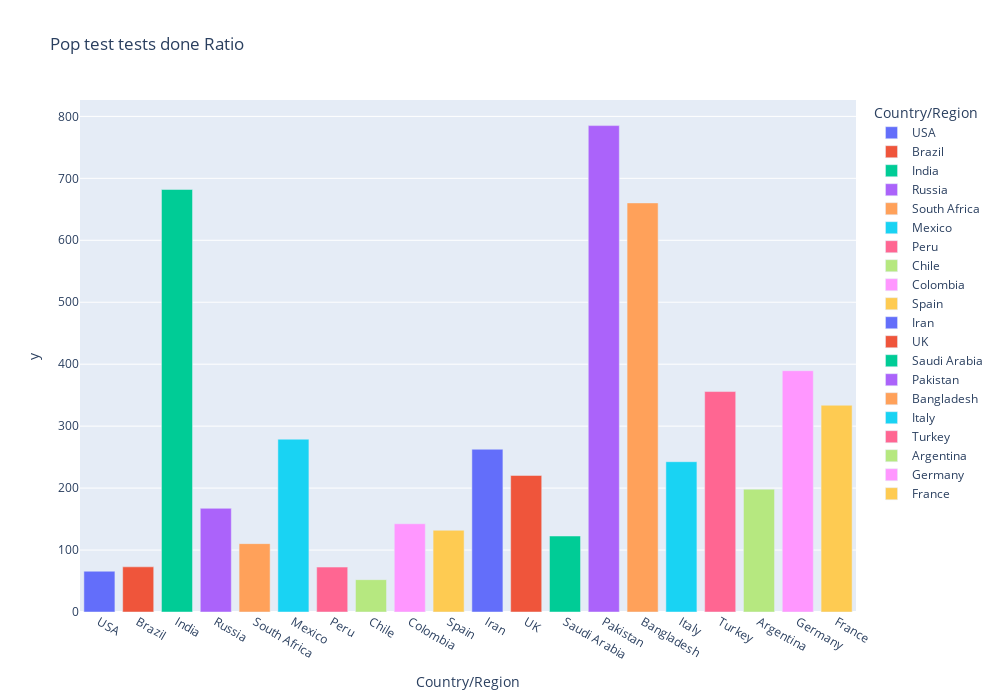

Notebook code cell kept with this figure:
### Code cell
fig2 = px.bar(world_data.iloc[0:20], x='Country/Region', y=pop_test[0:20], color='Country/Region', title='Pop test tests done Ratio',width=1000,height=700)
fig2.show()

### Figure 1 — Plotly figure (JSON) as saved in the notebook; plotly's stock layout.template omitted (floating-point values rounded to 4 significant figures)
{"data": [{"alignmentgroup": "True", "hovertemplate": "Country/Region=%{x}<br>y=%{y}<extra></extra>", "legendgroup": "USA", "marker": {"color": "#636efa", "pattern": {"shape": ""}}, "name": "USA", "offsetgroup": "USA", "orientation": "v", "showlegend": true, "textposition": "auto", "type": "bar", "x": ["USA"], "xaxis": "x", "y": [65.82], "yaxis": "y"}, {"alignmentgroup": "True", "hovertemplate": "Country/Region=%{x}<br>y=%{y}<extra></extra>", "legendgroup": "Brazil", "marker": {"color": "#EF553B", "pattern": {"shape": ""}}, "name": "Brazil", "offsetgroup": "Brazil", "orientation": "v", "showlegend": true, "textposition": "auto", "type": "bar", "x": ["Brazil"], "xaxis": "x", "y": [72.91], "yaxis": "y"}, {"alignmentgroup": "True", "hovertemplate": "Country/Region=%{x}<br>y=%{y}<extra></extra>", "legendgroup": "India", "marker": {"color": "#00cc96", "pattern": {"shape": ""}}, "name": "India", "offsetgroup": "India", "orientation": "v", "showlegend": true, "textposition": "auto", "type": "bar", "x": ["India"], "xaxis": "x", "y": [682.0], "yaxis": "y"}, {"alignmentgroup": "True", "hovertemplate": "Country/Region=%{x}<br>y=%{y}<extra></extra>", "legendgroup": "Russia", "marker": {"color": "#ab63fa", "pattern": {"shape": ""}}, "name": "Russia", "offsetgroup": "Russia", "orientation": "v", "showlegend": true, "textposition": "auto", "type": "bar", "x": ["Russia"], "xaxis": "x", "y": [167.4], "yaxis": "y"}, {"alignmentgroup": "True", "hovertemplate": "Country/Region=%{x}<br>y=%{y}<extra></extra>", "legendgroup": "South Africa", "marker": {"color": "#FFA15A", "pattern": {"shape": ""}}, "name": "South Africa", "offsetgroup": "South Africa", "orientation": "v", "showlegend": true, "textposition": "auto", "type": "bar", "x": ["South Africa"], "xaxis": "x", "y": [110.3], "yaxis": "y"}, {"alignmentgroup": "True", "hovertemplate": "Country/Region=%{x}<br>y=%{y}<extra></extra>", "legendgroup": "Mexico", "marker": {"color": "#19d3f3", "pattern": {"shape": ""}}, "name": "Mexico", "offsetgroup": "Mexico", "orientation": "v", "showlegend": true, "textposition": "auto", "type": "bar", "x": ["Mexico"], "xaxis": "x", "y": [278.9], "yaxis": "y"}, {"alignmentgroup": "True", "hovertemplate": "Country/Region=%{x}<br>y=%{y}<extra></extra>", "legendgroup": "Peru", "marker": {"color": "#FF6692", "pattern": {"shape": ""}}, "name": "Peru", "offsetgroup": "Peru", "orientation": "v", "showlegend": true, "textposition": "auto", "type": "bar", "x": ["Peru"], "xaxis": "x", "y": [72.5], "yaxis": "y"}, {"alignmentgroup": "True", "hovertemplate": "Country/Region=%{x}<br>y=%{y}<extra></extra>", "legendgroup": "Chile", "marker": {"color": "#B6E880", "pattern": {"shape": ""}}, "name": "Chile", "offsetgroup": "Chile", "orientation": "v", "showlegend": true, "textposition": "auto", "type": "bar", "x": ["Chile"], "xaxis": "x", "y": [52.18], "yaxis": "y"}, {"alignmentgroup": "True", "hovertemplate": "Country/Region=%{x}<br>y=%{y}<extra></extra>", "legendgroup": "Colombia", "marker": {"color": "#FF97FF", "pattern": {"shape": ""}}, "name": "Colombia", "offsetgroup": "Colombia", "orientation": "v", "showlegend": true, "textposition": "auto", "type": "bar", "x": ["Colombia"], "xaxis": "x", "y": [142.4], "yaxis": "y"}, {"alignmentgroup": "True", "hovertemplate": "Country/Region=%{x}<br>y=%{y}<extra></extra>", "legendgroup": "Spain", "marker": {"color": "#FECB52", "pattern": {"shape": ""}}, "name": "Spain", "offsetgroup": "Spain", "orientation": "v", "showlegend": true, "textposition": "auto", "type": "bar", "x": ["Spain"], "xaxis": "x", "y": [131.9], "yaxis": "y"}, {"alignmentgroup": "True", "hovertemplate": "Country/Region=%{x}<br>y=%{y}<extra></extra>", "legendgroup": "Iran", "marker": {"color": "#636efa", "pattern": {"shape": ""}}, "name": "Iran", "offsetgroup": "Iran", "orientation": "v", "showlegend": true, "textposition": "auto", "type": "bar", "x": ["Iran"], "xaxis": "x", "y": [262.7], "yaxis": "y"}, {"alignmentgroup": "True", "hovertemplate": "Country/Region=%{x}<br>y=%{y}<extra></extra>", "legendgroup": "UK", "marker": {"color": "#EF553B", "pattern": {"shape": ""}}, "name": "UK", "offsetgroup": "UK", "orientation": "v", "showlegend": true, "textposition": "auto", "type": "bar", "x": ["UK"], "xaxis": "x", "y": [220.4], "yaxis": "y"}, {"alignmentgroup": "True", "hovertemplate": "Country/Region=%{x}<br>y=%{y}<extra></extra>", "legendgroup": "Saudi Arabia", "marker": {"color": "#00cc96", "pattern": {"shape": ""}}, "name": "Saudi Arabia", "offsetgroup": "Saudi Arabia", "orientation": "v", "showlegend": true, "textposition": "auto", "type": "bar", "x": ["Saudi Arabia"], "xaxis": "x", "y": [122.7], "yaxis": "y"}, {"alignmentgroup": "True", "hovertemplate": "Country/Region=%{x}<br>y=%{y}<extra></extra>", "legendgroup": "Pakistan", "marker": {"color": "#ab63fa", "pattern": {"shape": ""}}, "name": "Pakistan", "offsetgroup": "Pakistan", "orientation": "v", "showlegend": true, "textposition": "auto", "type": "bar", "x": ["Pakistan"], "xaxis": "x", "y": [785.1], "yaxis": "y"}, {"alignmentgroup": "True", "hovertemplate": "Country/Region=%{x}<br>y=%{y}<extra></extra>", "legendgroup": "Bangladesh", "marker": {"color": "#FFA15A", "pattern": {"shape": ""}}, "name": "Bangladesh", "offsetgroup": "Bangladesh", "orientation": "v", "showlegend": true, "textposition": "auto", "type": "bar", "x": ["Bangladesh"], "xaxis": "x", "y": [660.3], "yaxis": "y"}, {"alignmentgroup": "True", "hovertemplate": "Country/Region=%{x}<br>y=%{y}<extra></extra>", "legendgroup": "Italy", "marker": {"color": "#19d3f3", "pattern": {"shape": ""}}, "name": "Italy", "offsetgroup": "Italy", "orientation": "v", "showlegend": true, "textposition": "auto", "type": "bar", "x": ["Italy"], "xaxis": "x", "y": [242.6], "yaxis": "y"}, {"alignmentgroup": "True", "hovertemplate": "Country/Region=%{x}<br>y=%{y}<extra></extra>", "legendgroup": "Turkey", "marker": {"color": "#FF6692", "pattern": {"shape": ""}}, "name": "Turkey", "offsetgroup": "Turkey", "orientation": "v", "showlegend": true, "textposition": "auto", "type": "bar", "x": ["Turkey"], "xaxis": "x", "y": [355.8], "yaxis": "y"}, {"alignmentgroup": "True", "hovertemplate": "Country/Region=%{x}<br>y=%{y}<extra></extra>", "legendgroup": "Argentina", "marker": {"color": "#B6E880", "pattern": {"shape": ""}}, "name": "Argentina", "offsetgroup": "Argentina", "orientation": "v", "showlegend": true, "textposition": "auto", "type": "bar", "x": ["Argentina"], "xaxis": "x", "y": [198.2], "yaxis": "y"}, {"alignmentgroup": "True", "hovertemplate": "Country/Region=%{x}<br>y=%{y}<extra></extra>", "legendgroup": "Germany", "marker": {"color": "#FF97FF", "pattern": {"shape": ""}}, "name": "Germany", "offsetgroup": "Germany", "orientation": "v", "showlegend": true, "textposition": "auto", "type": "bar", "x": ["Germany"], "xaxis": "x", "y": [389.4], "yaxis": "y"}, {"alignmentgroup": "True", "hovertemplate": "Country/Region=%{x}<br>y=%{y}<extra></extra>", "legendgroup": "France", "marker": {"color": "#FECB52", "pattern": {"shape": ""}}, "name": "France", "offsetgroup": "France", "orientation": "v", "showlegend": true, "textposition": "auto", "type": "bar", "x": ["France"], "xaxis": "x", "y": [333.7], "yaxis": "y"}], "layout": {"barmode": "relative", "height": 700, "legend": {"title": {"text": "Country/Region"}, "tracegroupgap": 0}, "title": {"text": "Pop test tests done Ratio"}, "width": 1000, "xaxis": {"anchor": "y", "categoryarray": ["USA", "Brazil", "India", "Russia", "South Africa", "Mexico", "Peru", "Chile", "Colombia", "Spain", "Iran", "UK", "Saudi Arabia", "Pakistan", "Bangladesh", "Italy", "Turkey", "Argentina", "Germany", "France"], "categoryorder": "array", "domain": [0, 1], "title": {"text": "Country/Region"}}, "yaxis": {"anchor": "x", "domain": [0, 1], "title": {"text": "y"}}}}
